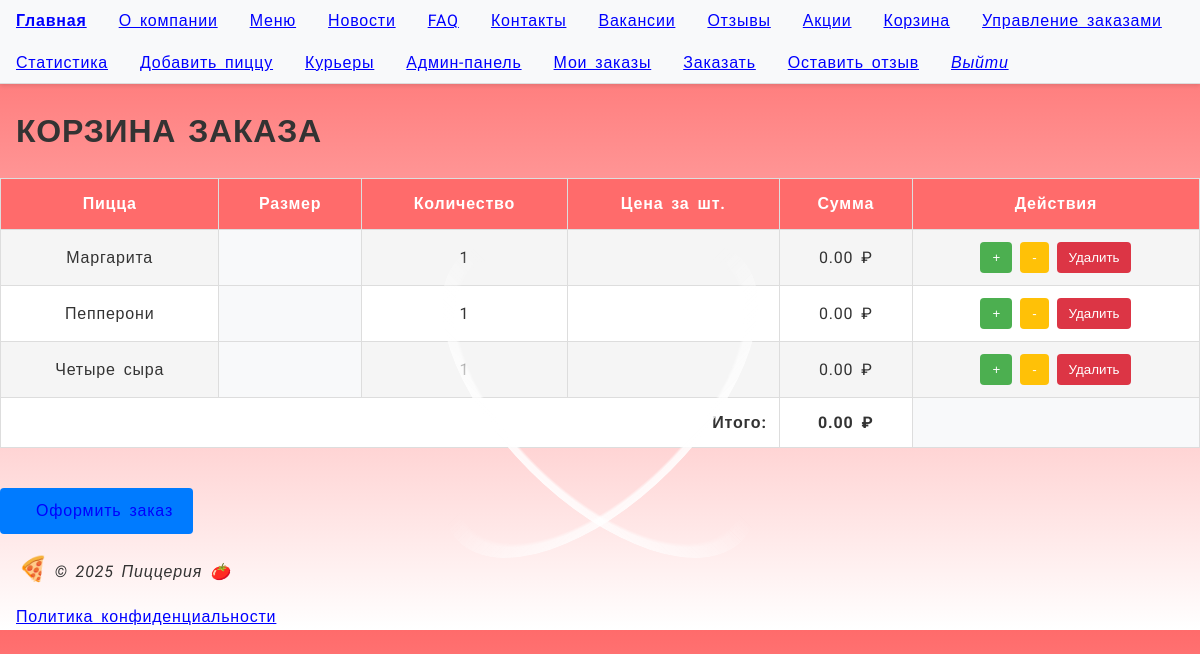
The app's page /cart/ (signed in) with its own data.
### pizza/models.py (models this page shows, shortened)
class CartItem(models.Model):
    cart = models.ForeignKey(Cart, on_delete=models.CASCADE, related_name='items')
    pizza = models.ForeignKey(Pizza, on_delete=models.CASCADE)
    size = models.ForeignKey(PizzaSize, on_delete=models.CASCADE, null=True)
    quantity = models.PositiveIntegerField(default=1)
    def get_total_price(self):
        pricing = PizzaPricing.objects.filter(pizza=self.pizza, size=self.size).first()
        return pricing.price * self.quantity if pricing else 0

class Pizza(models.Model):
    name = models.CharField(max_length=100, verbose_name="Название")
    description = models.TextField(verbose_name="Описание")
    category = models.ForeignKey(PizzaCategory, on_delete=models.SET_NULL, null=True, verbose_name="Категория")
    sauce = models.CharField(max_length=100, verbose_name="Соус")
    is_vegan = models.BooleanField(default=False, verbose_name="Вегетарианская")
    ingredients = models.ManyToManyField(Ingredient, verbose_name="Ингредиенты")
    allergens = models.ManyToManyField(Allergen, verbose_name="Аллергены")
    available_sizes = models.ManyToManyField(PizzaSize, through='PizzaPricing', verbose_name="Доступные размеры")
    image = models.ImageField(upload_to='pizzas/', null=True, blank=True, verbose_name="Изображение")  # добавлено поле для фото

class Cart(models.Model):
    user = models.ForeignKey(User, on_delete=models.CASCADE)
    created_at = models.DateTimeField(auto_now_add=True)
    def get_total_price(self):
        return sum(item.get_total_price() for item in self.items.all())

### pizza/views.py (the view, shortened to what this page needs)
# urls.py: path('cart/', CartView.as_view(), name='cart'),
class CartView(LoginRequiredMixin, View):
    template_name = 'pizza/cart.html'
    def get(self, request):
        cart, _ = Cart.objects.get_or_create(user=request.user)
        return render(request, self.template_name, {'cart': cart})

### pizza/templates/pizza/cart.html (shortened to what this page needs)
{% extends 'pizza/base.html' %}
{% load static %}
{% block content %}
<div class="container">
    <h1>Корзина заказа</h1>
    {% if cart.items.exists %}
    <table class="cart-table">
        <thead>
            <tr>
                <th>Пицца</th>
                <th>Размер</th>
                <th>Количество</th>
                <th>Цена за шт.</th>
                <th>Сумма</th>
                <th>Действия</th>
            </tr>
        </thead>
        <tbody>
            {% for item in cart.items.all %}
            <tr>
                <td>{{ item.pizza.name }}</td>
                <td>{{ item.size.size }}</td>
                <td>{{ item.quantity }}</td>
                <td>
                </td>
                <td>{{ item.get_total_price|floatformat:2 }} ₽</td>
                <td>
                    <form method="post" class="cart-actions" action="{% url 'pizza:cart' %}">
                        <button name="action" value="increase" class="cart-btn cart-btn-increase">+</button>
                        <button name="action" value="decrease" class="cart-btn cart-btn-decrease">-</button>
                        <button name="action" value="delete" class="cart-btn cart-btn-delete">Удалить</button>
                    </form>
                </td>
            </tr>
            {% endfor %}
            <tr>
                <td colspan="4" style="text-align: right;"><strong>Итого:</strong></td>
                <td><strong>{{ cart.get_total_price|floatformat:2 }} ₽</strong></td>
                <td></td>
            </tr>
        </tbody>
    </table>
    <a href="{% url 'pizza:order_create' %}" class="cart-btn cart-btn-order">Оформить заказ</a>
    {% else %}
    <p>Ваша корзина пуста. <a href="{% url 'pizza:menu' %}" class="cart-btn cart-btn-menu">Перейти в меню</a></p>
    {% endif %}
</div>
{% endblock %}

### static/style.css (style rules this page uses)
body { font-family: 'Roboto', Arial, sans-serif; background: linear-gradient(to bottom, #ff6b6b, #ffffff); margin: 0; padding: 0; color: #333; line-height: 1.6; text-indent: 1em; word-spacing: 0.2em; letter-spacing: 0.05em; hyphens: auto; }
h1, h2, h3 { text-transform: uppercase; font-kerning: normal; font-variant: small-caps; }
a:link { color: blue; }
tr:nth-child(odd) { background: #f5f5f5; }
@media (min-width: 1024px) { body { font-size: 16px; } }
.cart-table, .price-table, .simple-table, .detailed-table { width: 100%; border-collapse: collapse; margin: 20px 0; background: #fff; }
.cart-table th, .cart-table td, .price-table th, .price-table td, .simple-table th, .simple-table td, .detailed-table th, .detailed-table td { border: 1px solid #ddd; padding: 12px; text-align: center; vertical-align: middle; }
.cart-table th, .price-table thead th, .simple-table th, .detailed-table thead th { background: #ff6b6b; color: white; font-weight: bold; }
.cart-table td:empty, .price-table td:empty { background: #f8f9fa; }
.cart-btn, .nav-switcher button, .filter-form button { transition: all 0.3s ease; }
.cart-btn { padding: 8px 12px; border: none; border-radius: 4px; cursor: pointer; font-weight: 500; transition: background 0.2s; }
.cart-btn-increase { background: #4CAF50; color: white; }
.cart-btn-decrease { background: #FFC107; color: white; }
.cart-btn-delete { background: #DC3545; color: white; }
.cart-btn-order, .cart-btn-menu { display: inline-block; background: #007BFF; color: white; padding: 10px 20px; text-decoration: none; border-radius: 4px; margin-top: 20px; }

### records on screen
CartItem: pizza.name "Маргарита", quantity "1", get_total_price "0.00"
CartItem: pizza.name "Пепперони", quantity "1", get_total_price "0.00"
CartItem: pizza.name "Четыре сыра", quantity "1", get_total_price "0.00"
Cart: get_total_price "0.00"
